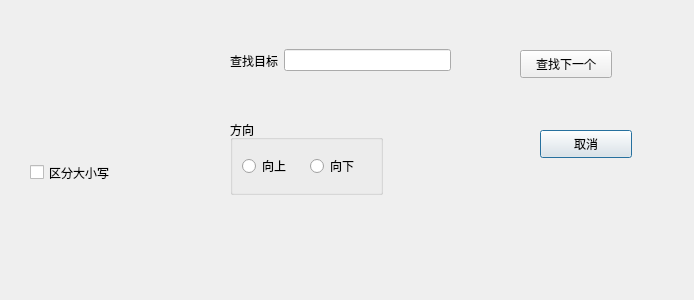
<?xml version="1.0" encoding="UTF-8"?>
<ui version="4.0">
 <class>SearchDialog</class>
 <widget class="QDialog" name="SearchDialog">
  <property name="geometry">
   <rect>
    <x>0</x>
    <y>0</y>
    <width>694</width>
    <height>300</height>
   </rect>
  </property>
  <property name="windowTitle">
   <string>Dialog</string>
  </property>
  <widget class="QWidget" name="horizontalLayoutWidget">
   <property name="geometry">
    <rect>
     <x>230</x>
     <y>30</y>
     <width>221</width>
     <height>61</height>
    </rect>
   </property>
   <layout class="QHBoxLayout" name="horizontalLayout">
    <item>
     <widget class="QLabel" name="label">
      <property name="text">
       <string>查找目标</string>
      </property>
     </widget>
    </item>
    <item>
     <widget class="QLineEdit" name="searchText"/>
    </item>
   </layout>
  </widget>
  <widget class="QPushButton" name="btCancel">
   <property name="geometry">
    <rect>
     <x>540</x>
     <y>130</y>
     <width>92</width>
     <height>28</height>
    </rect>
   </property>
   <property name="text">
    <string>取消</string>
   </property>
  </widget>
  <widget class="QPushButton" name="btFindNext">
   <property name="geometry">
    <rect>
     <x>520</x>
     <y>50</y>
     <width>92</width>
     <height>28</height>
    </rect>
   </property>
   <property name="text">
    <string>查找下一个</string>
   </property>
  </widget>
  <widget class="QCheckBox" name="checkBox">
   <property name="geometry">
    <rect>
     <x>30</x>
     <y>160</y>
     <width>100</width>
     <height>25</height>
    </rect>
   </property>
   <property name="text">
    <string>区分大小写</string>
   </property>
  </widget>
  <widget class="QGroupBox" name="groupBox">
   <property name="geometry">
    <rect>
     <x>230</x>
     <y>120</y>
     <width>153</width>
     <height>75</height>
    </rect>
   </property>
   <property name="title">
    <string>方向</string>
   </property>
   <layout class="QHBoxLayout" name="horizontalLayout_3">
    <item>
     <widget class="QRadioButton" name="rbUp">
      <property name="text">
       <string>向上</string>
      </property>
     </widget>
    </item>
    <item>
     <widget class="QRadioButton" name="rbDown">
      <property name="text">
       <string>向下</string>
      </property>
     </widget>
    </item>
   </layout>
  </widget>
 </widget>
 <resources/>
 <connections/>
</ui>
